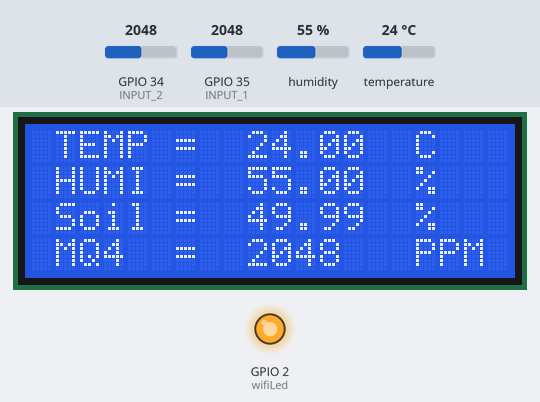
Simulated run of this sketch. Board: ESP32. On the bench: 20×4 character LCD, output pins drawn as LEDs (lit = HIGH). The test bench sets the inputs (shaded band); at power-on: humidity 55 %, GPIO 34 (INPUT_2) = 2048, GPIO 35 (INPUT_1) = 2048, temperature 24 °C. WiFi joins after 1.5 s; servers stay silent unless stated; uploads are accepted with an empty reply; what the sketch prints to the serial monitor is not drawn.

Above: at 3.9 s.
4.0 s: humidity set to 22 %
At 10.6 s:
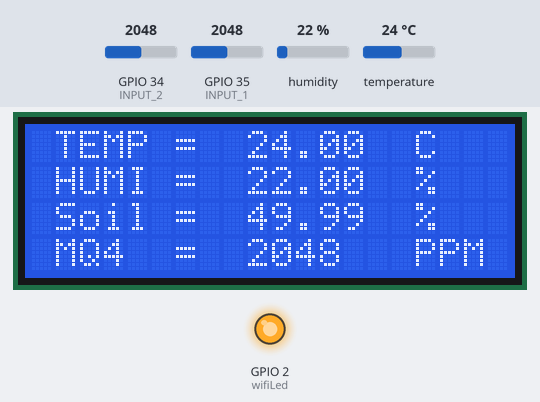
11.0 s: GPIO 34 (INPUT_2) set to 2866
At 13.9 s:
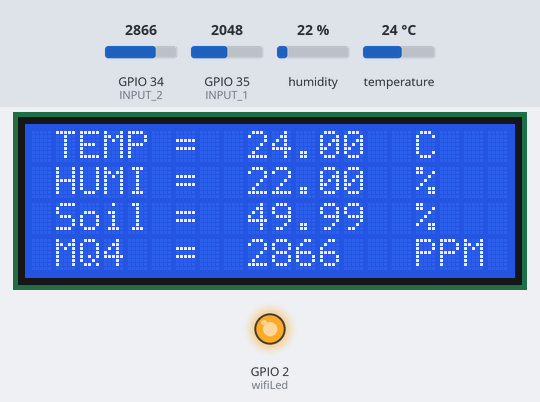
14.2 s: GPIO 35 (INPUT_1) set to 2866
At 20.3 s:
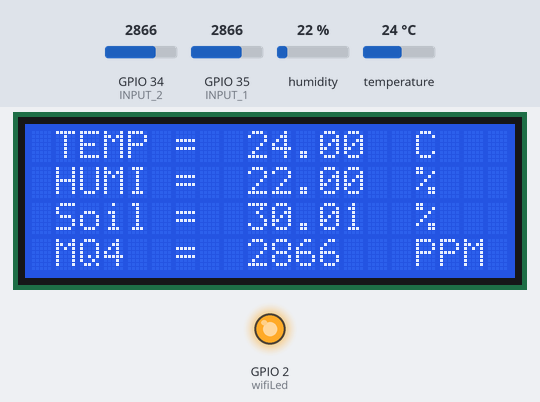
20.8 s: temperature set to 12 °C
At 26.5 s:
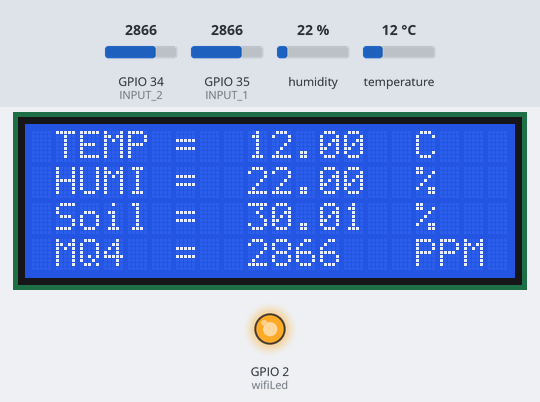
27.3 s: GPIO 34 (INPUT_2) set to 3972
At 30.0 s:
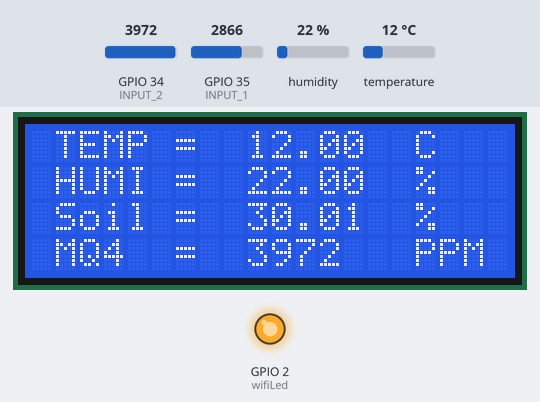
30.6 s: GPIO 35 (INPUT_1) set to 3972
At 36.1 s:
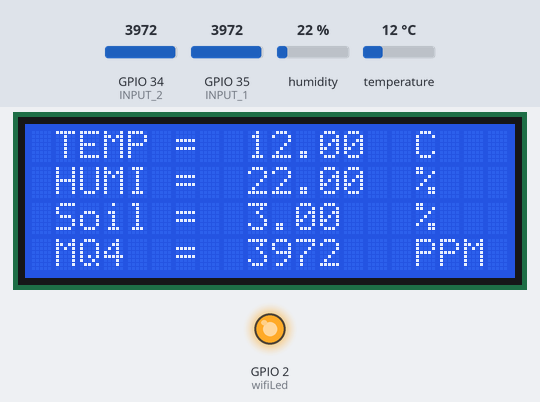
Timing chart, 0 to 37.6 s (numbered marks = the images above; inputs shaded):
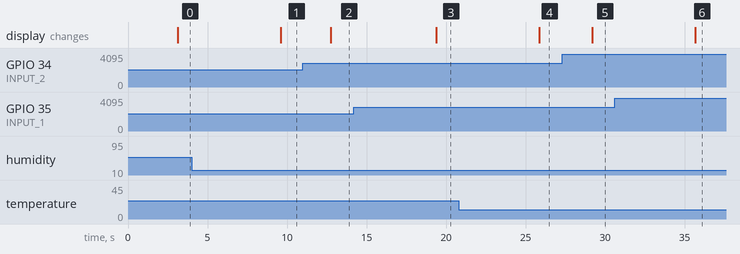

Measured:
- after the input at 4.0 s, the display: changes after 5.6 s (image 1)
- after the input at 11.0 s, the display: changes after 1.7 s (image 2)
- after the input at 14.2 s, the display: changes after 5.2 s (image 3)
- after the input at 20.8 s, the display: changes after 5.1 s (image 4)
- after the input at 27.3 s, the display: changes after 1.9 s (image 5)
- after the input at 30.6 s, the display: changes after 5.1 s (image 6)

The sketch:

workshop10_sensor2lcd2ggsheet.ino
```cpp
/*************************************************************************************************
    Created By: Sompoch Tongnamtiang
    Created On: 28 June, 2023
    Update On: 28 July, 2023
    Facebook : https://www.facebook.com/smfthailand
    YouTube Channel : https://www.youtube.com/bugkuska
 *  *********************************************************************************************/
//Workshop1-DHT11/DHT22
//dht11,dht22
#include <DHT.h>  //https://github.com/adafruit/DHT-sensor-library
#define DHTPIN 18
//#define DHTTYPE DHT11
#define DHTTYPE DHT22
DHT dht(DHTPIN, DHTTYPE);
//Workshop4-SoilMoisture sensor
#define INPUT_1 35
//Workshpp5-MQ4 Methane Gas
#define INPUT_2 34
//Workshop7-I2C LCD2004
#include <Wire.h>
#include <LiquidCrystal_I2C.h>  //https://github.com/bugkuska/esp32/raw/main/basic/lcd/LiquidCrystal_i2c.zip
LiquidCrystal_I2C lcd(0x27, 20, 4);
//Workshop8-Connect to Wi-Fi
//===========Your WiFi credentials.============//
char ssid[] = "";      //ชื่อ Wi-Fi รองรับคลื่น 2.4GHz เท่านั้น
char pass[] = "";  //รหัสเชื่อมต่อ Wi-Fi
int wifiFlag = 0;
#define wifiLed 2  //D2
unsigned long previousMillis = 0;
unsigned long interval = 30000;
//===========Your WiFi credentials.============//
//==============Senddata2GGSheet===============//
#include <WiFi.h>
#include <HTTPClient.h>
const char *host = "script.google.com";
const char *httpsPort = "443";
String GAS_ID = "";  //Google Script id from deploy app
//==============Senddata2GGSheet===============//

//=================SimpleTimer==================//
#include <SimpleTimer.h>
SimpleTimer timer;
//=================SimpleTimer==================//

//==============Wi-Fi Connection================//
void initWiFi() {
  WiFi.mode(WIFI_STA);
  WiFi.begin(ssid, pass);
  Serial.print("Connecting to WiFi ..");
  if (WiFi.status() != WL_CONNECTED) {
    Serial.print('.');
    //delay(1000);
  }
  Serial.println(WiFi.localIP());
  digitalWrite(wifiLed, HIGH);
}
//==============Wi-Fi Connection================//

//=================Setup Function===============//
void setup() {
  Serial.begin(9600);
  dht.begin();

  pinMode(wifiLed, OUTPUT);
  digitalWrite(wifiLed, LOW);

  initWiFi();
  Serial.print("RSSI: ");
  Serial.println(WiFi.RSSI());

  timer.setInterval(5000L, sendData2GGSheet);
}
//=================Setup Function===============//

//=============SendData2GGSheet=================//
void sendData2GGSheet() {
  float h = dht.readHumidity();
  float t = dht.readTemperature();  // or dht.readTemperature(true) for Fahrenheit

  float moisture_percentage1;
  int sensor_analog1;
  sensor_analog1 = analogRead(INPUT_1);
  moisture_percentage1 = (100 - ((sensor_analog1 / 4095.00) * 100));

  int mq4;
  mq4 = analogRead(INPUT_2);

  HTTPClient http;
  String url = "https://script.google.com/macros/s/" + GAS_ID + "/exec?t=" + t + "&h=" + h + "&moisture_percentage1="+moisture_percentage1 + "&mq4=" + mq4;
  //Serial.print(url);
  Serial.println("Posting Temperature and humidity data to Google Sheet");
  //---------------------------------------------------------------------
  //starts posting data to google sheet
  http.begin(url.c_str());
  http.setFollowRedirects(HTTPC_STRICT_FOLLOW_REDIRECTS);
  int httpCode = http.GET();
  Serial.print("HTTP Status Code: ");
  Serial.println(httpCode);
  //---------------------------------------------------------------------
  //getting response from google sheet
  String payload;
  if (httpCode > 0) {
    payload = http.getString();
    Serial.println("Payload: " + payload);
  }
  //---------------------------------------------------------------------
  http.end();
}
//=============SendData2GGSheet=================//

void loop() {
  //Workshop1-DHT11/DHT22
  float h = dht.readHumidity();
  float t = dht.readTemperature();  // or dht.readTemperature(true) for Fahrenheit
  Serial.print("Temperature:");
  Serial.println(t);
  Serial.print("Humidity:");
  Serial.println(h);
  delay(1000);

  //Workshop4-SoilMoisture Sensor
  float moisture_percentage1;
  int sensor_analog1;
  sensor_analog1 = analogRead(INPUT_1);
  Serial.print("Law Soil data 1:");
  Serial.println(sensor_analog1);
  moisture_percentage1 = (100 - ((sensor_analog1 / 4095.00) * 100));
  Serial.print("Moisture Percentage 1= ");
  Serial.print(moisture_percentage1);
  Serial.print("%\n\n");
  delay(1000);

  //Workshop5-MQ4 Methane Gas
  int mq4;
  mq4 = analogRead(INPUT_2);
  Serial.print("Methane gas ADC : ");
  Serial.println(mq4);
  delay(1000);

    //Workshop7-I2C LCD2004
    lcd.begin();
    lcd.backlight();
    lcd.setCursor(1, 0);
    lcd.print("TEMP =  ");
    lcd.print(t);
    lcd.setCursor(16,0);
    lcd.print("C");

    lcd.setCursor(1, 1);
    lcd.print("HUMI =  ");
    lcd.print(h);
    lcd.setCursor(16,1);
    lcd.print("%");

    lcd.setCursor(1, 2);
    lcd.print("Soil =  ");
    lcd.print(moisture_percentage1);
    lcd.setCursor(16,2);
    lcd.print("%");

    lcd.setCursor(1, 3);
    lcd.print("MQ4  =  ");
    lcd.print(mq4);
    lcd.setCursor(16,3);
    lcd.print("PPM");

  timer.run();

  //Check Wi-Fi
  unsigned long currentMillis = millis();
  // if WiFi is down, try reconnecting every CHECK_WIFI_TIME seconds
  if ((WiFi.status() != WL_CONNECTED) && (currentMillis - previousMillis >= interval)) {
    Serial.print(millis());
    Serial.println("Reconnecting to WiFi...");
    WiFi.disconnect();
    WiFi.reconnect();
    previousMillis = currentMillis;
  }
}
```
